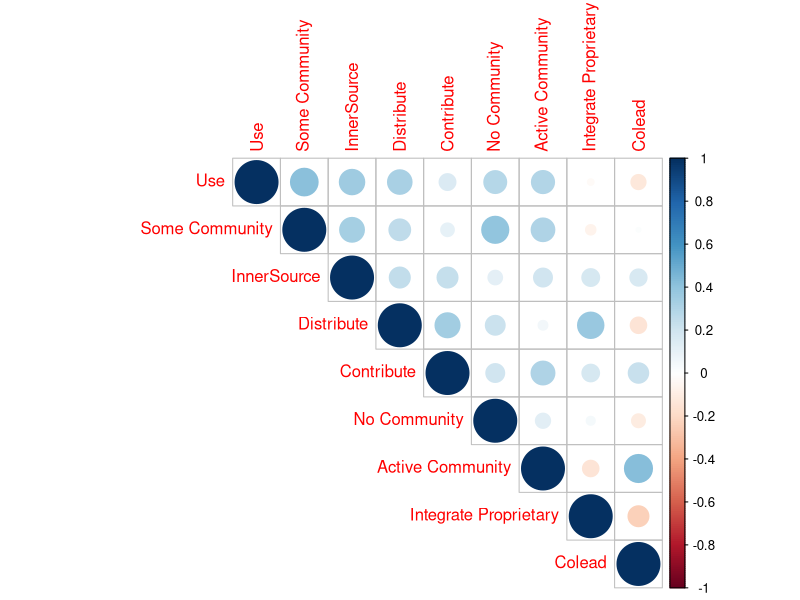

Reproduce this figure in R.
library(corrplot)

args <- commandArgs(TRUE)
outFile = args[1]

survey <- read.csv("survey_results.csv",head=TRUE)

engagecols <- subset(survey,
        select = c('engage.inner','engage.use','engage.dist','engage.integrate',
                   'engage.solo','engage.soloext','engage.active','engage.contrib',
                   'engage.colead')
    )

# Change the column names
names(engagecols) <- c('InnerSource','Use','Distribute','Integrate Proprietary','No Community','Some Community','Active Community','Contribute','Colead')
# Set all values to TRUE
engagelogic <- (engagecols > 0)
# Set NA to FALSE
engagelogic[is.na(engagelogic)] <- FALSE

corrmatrix <- cor(engagelogic, method="kendall")
#print(corrmatrix)
png(outFile)
corrplot(corrmatrix, type='upper', method='circle', order='FPC')

# See https://cran.r-project.org/web/packages/corrplot/vignettes/corrplot-intro.html
# and also http://www.sthda.com/english/wiki/correlation-matrix-a-quick-start-guide-to-analyze-format-and-visualize-a-correlation-matrix-using-r-software
